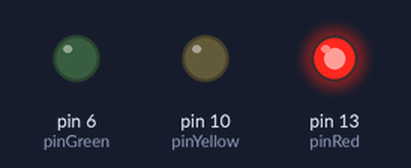
The sketch below on a simulated Arduino Uno, built with avr-gcc and run on an emulated ATmega328P. Parts: output pins drawn as LEDs (lit = HIGH).

Above: at 0.5 s.
At 1.5 s:
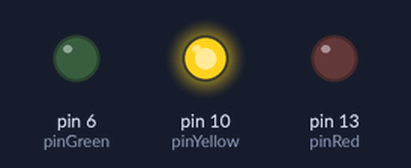
At 5.5 s:
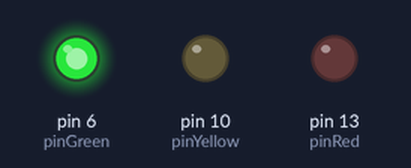
Timing chart, 0 to 6.9 s (numbered marks = the images above):
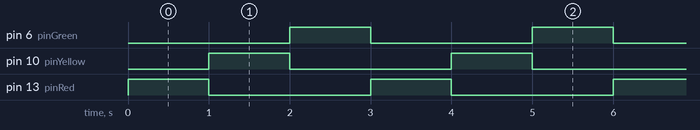

The sketch:

traffic_lights.ino
```cpp
int pinRed=13;
int pinYellow=10;
int pinGreen=6;
void setup() {
  // put your setup code here, to run once :
  pinMode(pinRed,OUTPUT);
  pinMode(pinYellow,OUTPUT);
  pinMode(pinGreen,OUTPUT);
}

void loop() {
  // put your main code here, to run repeatedly :
  digitalWrite(pinRed,HIGH);
  digitalWrite(pinYellow,LOW);
  digitalWrite(pinGreen,LOW);
  delay(1000);
  digitalWrite(pinRed,LOW);
  digitalWrite(pinYellow,HIGH);
  digitalWrite(pinGreen,LOW);
  delay(1000);
  digitalWrite(pinRed,LOW);
  digitalWrite(pinYellow,LOW);
  digitalWrite(pinGreen,HIGH);
  delay(1000);
}
```

Measured:
- by itself, pin 6 (pinGreen), pin 10 (pinYellow), pin 13 (pinRed): alternates HIGH for 1.0 s and LOW for 2.0 s
- by itself, everything shown: repeats every 3.0 s, in 3 steps
